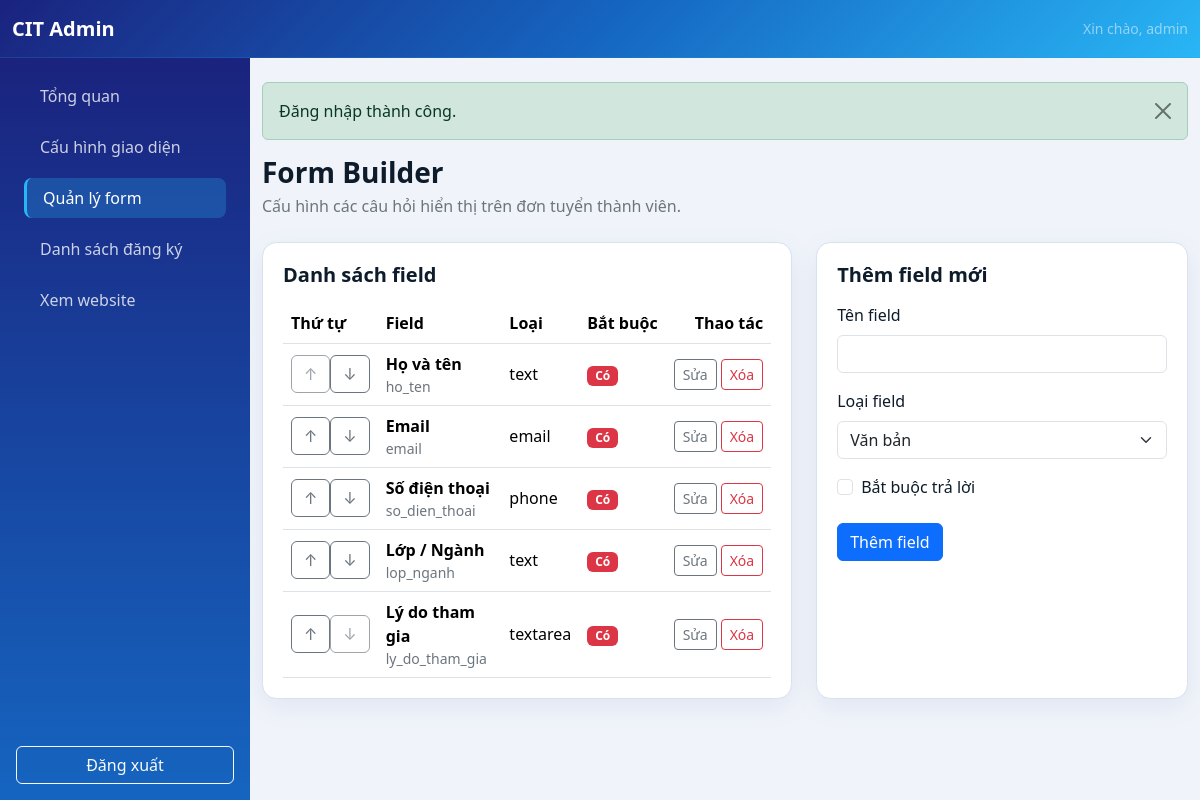
Before: /admin/form-builder.php (signed in) with the older database file.
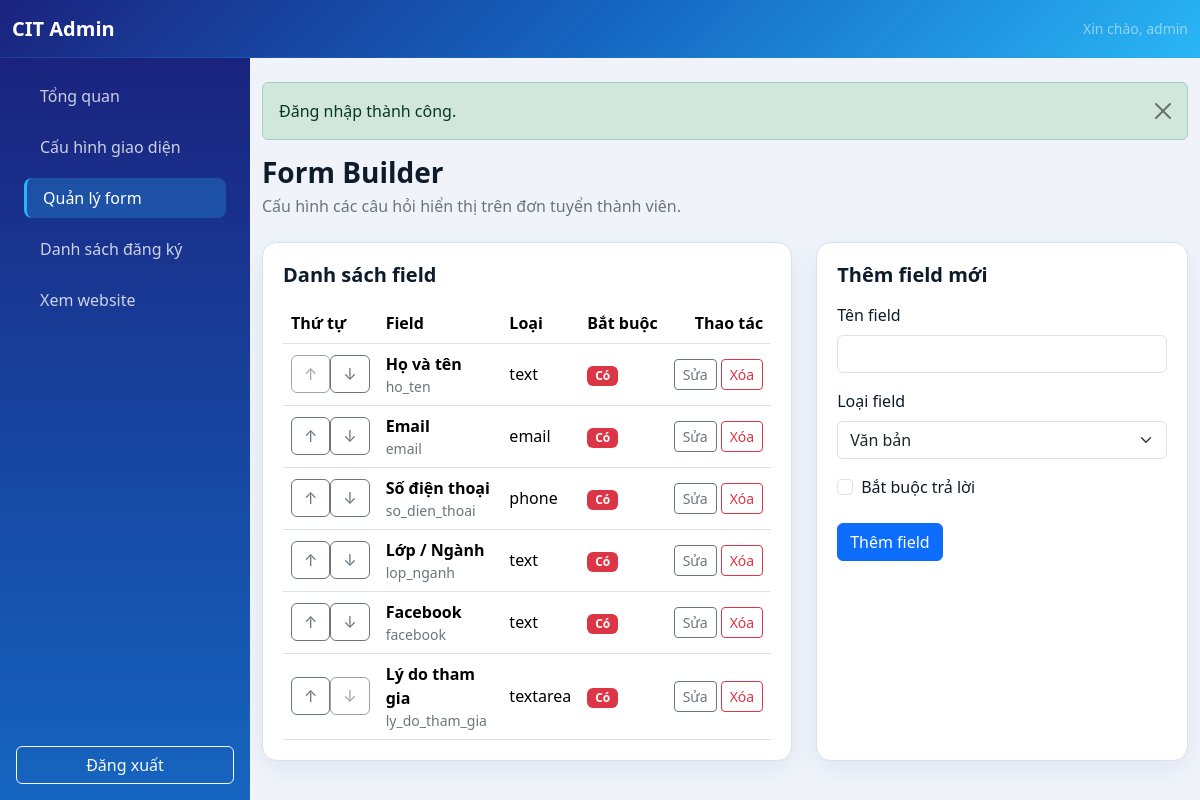
After: the same page with the newer database file.
### tables this page shows
CREATE TABLE `form_fields` (
  `id` int unsigned NOT NULL AUTO_INCREMENT,
  `field_label` varchar(150) NOT NULL,
  `field_name` varchar(64) NOT NULL,
  `field_type` enum('text','email','phone','textarea','dropdown','radio','checkbox') NOT NULL,
  `options` text,
  `is_required` tinyint(1) NOT NULL DEFAULT '0',
  `sort_order` int unsigned NOT NULL DEFAULT '0',
  PRIMARY KEY (`id`),
  UNIQUE KEY `field_name` (`field_name`),
  KEY `idx_form_fields_sort_order` (`sort_order`,`id`)
);

### config.php (called while the page is built, shortened)
<?php
function e(?string $value): string
{
    return htmlspecialchars($value ?? '', ENT_QUOTES | ENT_SUBSTITUTE, 'UTF-8');
}
function get_flash(): ?array
{
    $flash = $_SESSION['flash'] ?? null;
    return is_array($flash) ? $flash : null;
}

### includes/helpers.php (called while the page is built, shortened)
<?php
function render_component(string $component, array $props = []): void
{
    $component = preg_replace('/[^a-zA-Z0-9_\/\\-]+/', '', $component);
    $componentPath = __DIR__ . '/components/' . str_replace(['\\', '/'], DIRECTORY_SEPARATOR, $component) . '.php';
    extract($props, EXTR_SKIP);
    require $componentPath;
}

### includes/db.php (called while the page is built, shortened)
<?php
function db(): PDO
{
    static $pdo = null;
    $dbHost = getenv('DB_HOST') ?: '127.0.0.1';
    $dbPort = getenv('DB_PORT') ?: '3306';
    $dbName = getenv('DB_NAME') ?: 'club_management';
    $dbUser = getenv('DB_USER') ?: 'root';
    $dbPass = getenv('DB_PASS') ?: 'Cit@2026';
    $options = [
        PDO::ATTR_ERRMODE => PDO::ERRMODE_EXCEPTION,
        PDO::ATTR_DEFAULT_FETCH_MODE => PDO::FETCH_ASSOC,
        PDO::ATTR_EMULATE_PREPARES => false,
        PDO::ATTR_TIMEOUT => 5,
    ];
    if (defined('Pdo\Mysql::ATTR_INIT_COMMAND')) {
        $options[Pdo\Mysql::ATTR_INIT_COMMAND] = "SET SESSION sql_mode='STRICT_TRANS_TABLES,ERROR_FOR_DIVISION_BY_ZERO,NO_ENGINE_SUBSTITUTION'";
    } elseif (defined('PDO::MYSQL_ATTR_INIT_COMMAND')) {
        $options[PDO::MYSQL_ATTR_INIT_COMMAND] = "SET SESSION sql_mode='STRICT_TRANS_TABLES,ERROR_FOR_DIVISION_BY_ZERO,NO_ENGINE_SUBSTITUTION'";
    }
    try {
        $pdo = new PDO(
            "mysql:host={$dbHost};port={$dbPort};dbname={$dbName};charset=utf8mb4;connect_timeout=5",
            $dbUser,
            $dbPass,
            $options
        );
    } catch (PDOException $exception) {
        error_log('Database connection failed: ' . $exception->getMessage());
        http_response_code(500);
        exit('Không thể kết nối cơ sở dữ liệu. Vui lòng kiểm tra cấu hình.');
    }
    return $pdo;
}
class LazyPDO
{
    private ?PDO $instance = null;
    private function getPDO(): PDO
    {
        if ($this->instance === null) {
            $this->instance = db();
        }
        return $this->instance;
    }
    public function query(string $query, ?int $fetchMode = null, mixed ...$fetchModeArgs): PDOStatement|false
    {
        return $this->getPDO()->query($query, $fetchMode, ...$fetchModeArgs);
    }
}
$pdo = new LazyPDO();

### includes/components/admin/form-builder-row.php (the view, shortened to what this page needs)
<tr>
    <td>
        <div class="btn-group btn-group-sm" aria-label="Sắp xếp <?= e((string) $field['field_label']) ?>">
            <form method="post" action="form-builder.php">
                <button class="btn btn-outline-secondary" type="submit" <?= $index === 0 ? 'disabled' : '' ?> aria-label="Đưa lên">↑</button>
            </form>
            <form method="post" action="form-builder.php">
                <button class="btn btn-outline-secondary" type="submit" <?= $index === $totalFields - 1 ? 'disabled' : '' ?> aria-label="Đưa xuống">↓</button>
            </form>
        </div>
    </td>
    <td>
        <strong><?= e((string) $field['field_label']) ?></strong>
        <small class="d-block text-secondary"><?= e((string) $field['field_name']) ?></small>
    </td>
    <td><?= e((string) $field['field_type']) ?></td>
    <td>
        <?= (int) $field['is_required']
            ? '<span class="badge text-bg-danger">Có</span>'
            : '<span class="badge text-bg-secondary">Không</span>' ?>
    </td>
    <td class="text-end">
        <?php render_component('admin/table-actions', [
            'actions' => [
                'edit' => [
                    'url' => 'form-builder.php?edit=' . (int) $field['id'],
                    'label' => 'Sửa'
                ],
                'delete' => [
                    'action' => 'form-builder.php',
                    'field_name' => 'field_id',
                    'field_value' => (int) $field['id'],
                    'confirm' => 'Xóa field này? Các câu trả lời liên quan cũng sẽ bị xóa.'
                ]
            ]
        ]); ?>
    </td>
</tr>

### admin/header.php (shortened to what this page needs)
<?php
$adminPage = basename($_SERVER['SCRIPT_NAME'] ?? 'dashboard.php');
$flash = get_flash();
?>
<!doctype html>
<html lang="vi">
<head>
    <link href="../assets/vendor/bootstrap/css/bootstrap.min.css" rel="stylesheet">
    <link rel="stylesheet" href="../assets/css/admin.min.css">
</head>
<body class="admin-body">
<nav class="navbar navbar-dark admin-topbar sticky-top">
    <div class="container-fluid">
        <a class="navbar-brand fw-bold" href="dashboard.php">CIT Admin</a>
        <span class="text-white-50 small d-none d-sm-inline">Xin chào, <?= e((string) ($_SESSION['admin_username'] ?? 'admin')) ?></span>
    </div>
</nav>
<div class="admin-layout">
    <?php require __DIR__ . '/sidebar.php'; ?>
    <main class="admin-content">
        <div class="container-fluid py-4">
            <?php render_component('flash', ['flash' => $flash]); ?>

### admin/sidebar.php (shortened to what this page needs)
<?php
$membersPages = ['members.php', 'member-detail.php'];
?>
<aside class="offcanvas-lg offcanvas-start admin-sidebar" tabindex="-1" id="adminSidebar" aria-labelledby="adminSidebarLabel">
    <div class="offcanvas-body d-flex flex-column p-3">
        <nav class="nav nav-pills flex-column gap-2" aria-label="Điều hướng quản trị">
            <a class="nav-link <?= $adminPage === 'dashboard.php' ? 'active' : '' ?>" href="dashboard.php">Tổng quan</a>
            <a class="nav-link <?= $adminPage === 'settings.php' ? 'active' : '' ?>" href="settings.php">Cấu hình giao diện</a>
            <a class="nav-link <?= $adminPage === 'form-builder.php' ? 'active' : '' ?>" href="form-builder.php">Quản lý form</a>
            <a class="nav-link <?= in_array($adminPage, $membersPages, true) ? 'active' : '' ?>" href="members.php">Danh sách đăng ký</a>
            <a class="nav-link" href="../index.php" target="_blank" rel="noopener">Xem website</a>
        </nav>
        <form class="mt-auto pt-4" method="post" action="logout.php">
            <button class="btn btn-outline-light w-100" type="submit">Đăng xuất</button>
        </form>
    </div>
</aside>

### includes/components/flash.php (shortened to what this page needs)
<?php
$flash = $flash ?? get_flash();
if ($flash): ?>
    <div class="alert alert-<?= e($flash['type']) ?> alert-dismissible fade show" role="alert">
        <?= e($flash['message']) ?>
        <button type="button" class="btn-close" data-bs-dismiss="alert" aria-label="Close"></button>
    </div>
<?php endif; ?>

### admin/form-builder.php (shortened to what this page needs)
<?php
require_once __DIR__ . '/auth-check.php';
$formData = ['id' => 0, 'field_label' => '', 'field_type' => 'text', 'options' => '', 'is_required' => 0];
$fields = $pdo->query(
    'SELECT id, field_label, field_name, field_type, options, is_required, sort_order
     FROM form_fields ORDER BY sort_order, id'
)->fetchAll();
require __DIR__ . '/header.php';
?>
<div class="mb-4"><h1 class="h3 fw-bold mb-1">Form Builder</h1><p class="text-secondary mb-0">Cấu hình các câu hỏi hiển thị trên đơn tuyển thành viên.</p></div>
<div class="row g-4">
    <div class="col-xl-5 order-xl-2">
        <section class="content-card">
            <h2 class="h5 fw-bold mb-3"><?= $formData['id'] ? 'Sửa field' : 'Thêm field mới' ?></h2>
            <form method="post" action="form-builder.php<?= $formData['id'] ? '?edit=' . (int) $formData['id'] : '' ?>">
                <div class="mb-3">
                    <label class="form-label" for="field_label">Tên field</label>
                    <input class="form-control" id="field_label" name="field_label" value="<?= e($formData['field_label']) ?>" maxlength="150" required>
                </div>
                <div class="mb-3">
                    <label class="form-label" for="field_type">Loại field</label>
                    <select class="form-select" id="field_type" name="field_type" required>
                        <?php foreach (['text'=>'Văn bản','email'=>'Email','phone'=>'Số điện thoại','textarea'=>'Đoạn văn','dropdown'=>'Danh sách thả xuống','radio'=>'Chọn một','checkbox'=>'Chọn nhiều'] as $value => $label): ?>
                            <option value="<?= e($value) ?>" <?= $formData['field_type'] === $value ? 'selected' : '' ?>><?= e($label) ?></option>
                        <?php endforeach; ?>
                    </select>
                </div>
                <div class="form-check mb-4">
                    <input class="form-check-input" type="checkbox" id="is_required" name="is_required" value="1" <?= $formData['is_required'] ? 'checked' : '' ?>>
                    <label class="form-check-label" for="is_required">Bắt buộc trả lời</label>
                </div>
                <div class="d-flex gap-2">
                    <button class="btn btn-primary" type="submit"><?= $formData['id'] ? 'Lưu thay đổi' : 'Thêm field' ?></button>
                </div>
            </form>
        </section>
    </div>
    <div class="col-xl-7 order-xl-1">
        <section class="content-card">
            <h2 class="h5 fw-bold mb-3">Danh sách field</h2>
            <?php if (!$fields): ?><div class="alert alert-info mb-0">Chưa có field nào.</div><?php else: ?>
                <div class="table-responsive">
                    <table class="table align-middle mb-0">
                        <thead><tr><th>Thứ tự</th><th>Field</th><th>Loại</th><th>Bắt buộc</th><th class="text-end">Thao tác</th></tr></thead>
                        <tbody>
                        <?php foreach ($fields as $index => $field): ?>
                            <?php render_component('admin/form-builder-row', [
                                'field' => $field,
                                'index' => $index,
                                'totalFields' => count($fields),
                            ]); ?>
                        <?php endforeach; ?>
                        </tbody>
                    </table>
                </div>
            <?php endif; ?>
        </section>
    </div>
</div>
<?php require __DIR__ . '/footer.php'; ?>

### includes/components/admin/table-actions.php (shortened to what this page needs)
<div class="d-inline-flex gap-1">
    <?php foreach ($actions as $type => $config): ?>
        <?php if ($type === 'delete'): ?>
            <form method="post" action="<?= e((string) $config['action']) ?>" onsubmit="return confirm('<?= e((string) ($config['confirm'] ?? 'Bạn chắc chắn muốn thực hiện thao tác này?')) ?>');">
                <button class="btn btn-sm btn-outline-danger" type="submit"><?= e((string) ($config['label'] ?? 'Xóa')) ?></button>
            </form>
        <?php else: ?>
            <a class="btn btn-sm <?= $type === 'detail' ? 'btn-outline-primary' : 'btn-outline-secondary' ?>" href="<?= e((string) $config['url']) ?>">
                <?= e((string) ($config['label'] ?? ($type === 'detail' ? 'Chi tiết' : 'Sửa'))) ?>
            </a>
        <?php endif; ?>
    <?php endforeach; ?>
</div>

### admin/footer.php (shortened to what this page needs)
        </div>
    </main>
</div>
</body>
</html>

Changed rows visible on the page:
added form_fields: field_label "Facebook", field_name "facebook", field_type "text", is_required "Có", label "Sửa", label "Xóa"
